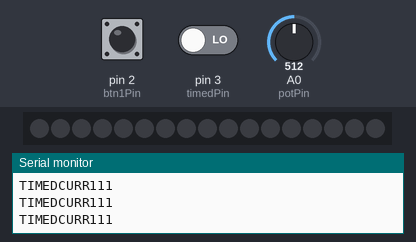
Recording of a sketch running on a simulated Arduino Uno, built with avr-gcc and run on an emulated ATmega328P. Parts: 17 RGB LEDs in strip order, left to right, the last lines printed to the serial monitor. The inputs (shaded band) are chosen by the test bench; at power-on: pin 2 (btn1Pin) LOW, A0 (potPin) = 512, pin 3 (timedPin) LOW. The local clock reads 2024-03-15 10:24:30 at power-on unless the sketch sets it.

Above: at 1.4 s.
1.5 s: pin 2 (btn1Pin) pulled HIGH for 0.35 s
At 3.0 s:
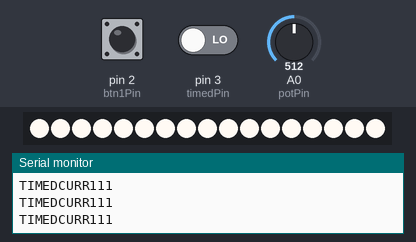
3.6 s: A0 (potPin) set to 401
5.4 s: A0 (potPin) set to 366
At 6.4 s:
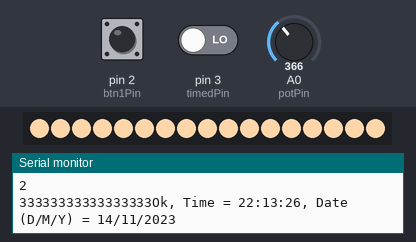
7.2 s: pin 3 (timedPin) driven HIGH
10.2 s: A0 (potPin) set to 122
At 11.7 s:
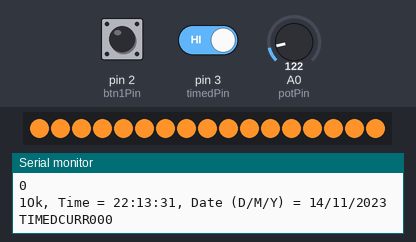
13.2 s: A0 (potPin) set to 141
At 14.5 s:
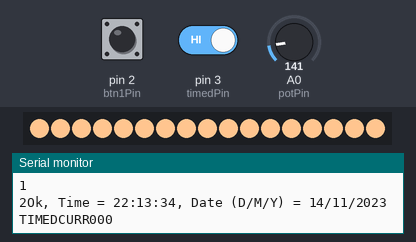
Timing chart, 0 to 16.2 s (numbered marks = the images above; inputs shaded):
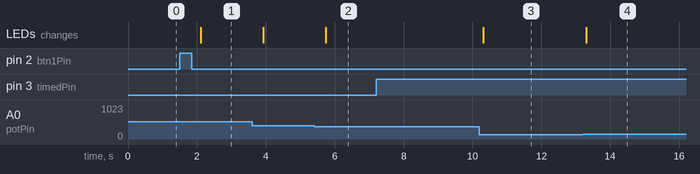

The sketch:

Smartlight.ino
```cpp
#include <Wire.h>
#include <TimeLib.h>
#include <DS1307RTC.h>
#include <FastLED.h>
#define CHIPSET     WS2811       // define the led type
#define NUM_LEDS_PER_STRIP 17   // total number of leds per strip
#define LED_PIN 6
#define COLOR_ORDER GRB
#define BRIGHTNESS  255
CRGB leds[NUM_LEDS_PER_STRIP];
// Farvetemperaturer
int color1 = 0xFF9329; // Candle
int color2 = 0xFFC58F; // Tungsten40W
int color3 = 0xFFD6AA; // Tungsten100W
int color4 = 0xFFF1E0; // Halogen
int color5 = 0xFFFAF4; // CarbonArc
int color6 = 0xFFFFFB; // HighNoonSUN
int color7 = 0xFFFFFF; // DirectSunlight
int color8 = 0xC9E2FF; // OvercastSky
int color9 = 0x409CFF; // ClearBlueSky
//OnOffSwitch
int LEDState = 0;
// Pin
int btn1Pin = 2;
//
int buttonNew;
int buttonOld = 1;
int currentColor;
int colorState = 0;
// Potentiometer
int lastPotValue;
// Pin
int potPin = A0;
//
int Mapped;
int newMapped;
// Clock
int timedPin = 3;
//
int timedBtnOld = 1;
int timedBtnNew;
int timedLedState = 0;
// timedclockcolor var
int currentTimedColor;

// buttonmanagement
int currentTimedValue;
int currentOnOffSwitch;


const char *monthName[12] = {
  "Jan", "Feb", "Mar", "Apr", "May", "Jun",
  "Jul", "Aug", "Sep", "Oct", "Nov", "Dec"
};

tmElements_t tm;
void setup() {
  bool parse=false;
  bool config=false;
  pinMode (btn1Pin, INPUT);
  pinMode(potPin, INPUT);
  pinMode(timedPin, INPUT);
  FastLED.addLeds<CHIPSET, LED_PIN, COLOR_ORDER>(leds, NUM_LEDS_PER_STRIP).setCorrection( TypicalSMD5050 );
  FastLED.setBrightness( BRIGHTNESS );
  for(int i = 0; i < NUM_LEDS_PER_STRIP; i++){
  leds[i]=CRGB::Black;
  FastLED.show();
  }

  // get the date and time the compiler was run
  if (getDate(__DATE__) && getTime(__TIME__)) {
    parse = true;
    // and configure the RTC with this info
    if (RTC.write(tm)) {
      config = true;
    }
  }
  Serial.begin(9600);
  while (!Serial) ; // wait for Arduino Serial Monitor
  delay(200);
  if (parse && config) {
    Serial.print("DS1307 configured Time=");
    Serial.print(__TIME__);
    Serial.print(", Date=");
    Serial.println(__DATE__);
  } else if (parse) {
    Serial.println("DS1307 Communication Error :-{");
    Serial.println("Please check your circuitry");
  } else {
    Serial.print("Could not parse info from the compiler, Time=\"");
    Serial.print(__TIME__);
    Serial.print("\", Date=\"");
    Serial.print(__DATE__);
    Serial.println("\"");
  }
}

bool getTime(const char *str)
{
  int Hour, Min, Sec;

  if (sscanf(str, "%d:%d:%d", &Hour, &Min, &Sec) != 3) return false;
  tm.Hour = Hour;
  tm.Minute = Min;
  tm.Second = Sec;
  return true;
}

bool getDate(const char *str)
{
  char Month[12];
  int Day, Year;
  uint8_t monthIndex;

  if (sscanf(str, "%s %d %d", Month, &Day, &Year) != 3) return false;
  for (monthIndex = 0; monthIndex < 12; monthIndex++) {
    if (strcmp(Month, monthName[monthIndex]) == 0) break;
  }
  if (monthIndex >= 12) return false;
  tm.Day = Day;
  tm.Month = monthIndex + 1;
  tm.Year = CalendarYrToTm(Year);
  return true;
}

void lightadjust() {
int potValue = analogRead(potPin);
Mapped = map(potValue, 0, 1023, 0, 2000);
newMapped = Mapped / 250;
if (newMapped != lastPotValue) {
  switch(newMapped) {
  case 0:
    for(int i = 0; i < NUM_LEDS_PER_STRIP; i++){
    leds[i]=color1;
    currentColor = color1;
    colorState = 1;
    FastLED.show(); }
    Serial.println("0");
    Serial.print(colorState);
    break;
  case 1:
    for(int i = 0; i < NUM_LEDS_PER_STRIP; i++){
    leds[i]=color2;
    currentColor = color2;
    colorState = 2;
    FastLED.show(); }
    Serial.println("1");
    Serial.print(colorState);
    break;
  case 2:
    Serial.println("2");
    for(int i = 0; i < NUM_LEDS_PER_STRIP; i++){
    leds[i]=color3;
    currentColor = color3;
    colorState = 3;
    Serial.print(colorState);
    FastLED.show(); }
    break;
  case 3:
    for(int i = 0; i < NUM_LEDS_PER_STRIP; i++){
    leds[i]=color4;
    currentColor = color4;
    colorState = 4;
    FastLED.show(); }
    Serial.println("3");
    Serial.print(colorState);
    break;
  case 4:
      for(int i = 0; i < NUM_LEDS_PER_STRIP; i++){
    leds[i]=color5;
    currentColor = color5;
    colorState = 5;
    FastLED.show(); }
    Serial.println("4");
    Serial.print(colorState);
    break;
  case 5:
      for(int i = 0; i < NUM_LEDS_PER_STRIP; i++){
    leds[i]=color6;
    currentColor = color6;
    colorState = 6;
    FastLED.show(); }
    Serial.println("5");
    Serial.print(colorState);
    break;
  case 6:
    for(int i = 0; i < NUM_LEDS_PER_STRIP; i++){
    leds[i]=color7;
    currentColor = color7;
    colorState = 7;
    FastLED.show(); }
    Serial.println("6");
    Serial.print(colorState);
    break;
  case 7:
    for(int i = 0; i < NUM_LEDS_PER_STRIP; i++){
    leds[i]=color8;
    currentColor = color8;
    colorState = 8;
    FastLED.show(); }
    Serial.println("7");
    Serial.print(colorState);
    break;
  default:
    Serial.println("Error");
    break;
    }
  lastPotValue = potValue;
    }
}

void timedLightOn()
{


int t = __TIME__;
  tmElements_t tm;
  RTC.read(tm);
      if(tm.Hour == 2 && tm.Minute == 13)
      {
      for(int i = 0; i < NUM_LEDS_PER_STRIP; i++){
      // leds[i] = color1;
      // currentTimedColor = color1;
      leds[i]=CRGB::Blue;
      currentTimedColor = CRGB::Blue;
      Serial.println("I WORK");
      Serial.println("I WORK");
      Serial.println("I WORK");
      FastLED.show(); }
      }
      if(tm.Hour = 2 && tm.Minute == 47)
      {
       for(int i = 0; i < NUM_LEDS_PER_STRIP; i++){
      leds[i] = color3;
      currentTimedColor = color3;
      FastLED.show(); }
      }
      if(tm.Hour = 11 && tm.Minute == 44)
      {
      for(int i = 0; i < NUM_LEDS_PER_STRIP; i++){
      leds[i] = color5;
      currentTimedColor = color5;
      FastLED.show(); }
      }
      if(tm.Hour = 11 && tm.Minute == 31)
      {
      for(int i = 0; i < NUM_LEDS_PER_STRIP; i++){
      leds[i] = color7;
      currentTimedColor = color7;
      FastLED.show();
}
}
}

void timedLightRead(){
  tmElements_t tm;
  if (RTC.read(tm)) {
    Serial.print("Ok, Time = ");
    print2digits(tm.Hour);
    Serial.write(':');
    print2digits(tm.Minute);
    Serial.write(':');
    print2digits(tm.Second);
    Serial.print(", Date (D/M/Y) = ");
    Serial.print(tm.Day);
    Serial.write('/');
    Serial.print(tm.Month);
    Serial.write('/');
    Serial.print(tmYearToCalendar(tm.Year));
    Serial.println();
  } else {
    if (RTC.chipPresent()) {
      Serial.println("The DS1307 is stopped.  Please run the SetTime");
      Serial.println("example to initialize the time and begin running.");
      Serial.println();
    } else {
      Serial.println("DS1307 read error!  Please check the circuitry.");
      Serial.println();
    }
  }
}

void print2digits(int number) {
  if (number >= 0 && number < 10) {
    Serial.write('0');
  }
  Serial.print(number);
}

void loop(){
int potValue = analogRead(potPin);
Mapped = map(potValue, 0, 1023, 0, 2000);
newMapped = Mapped / 250;
timedLightRead();

//Buttonmanagement
// TIMEDBUTTONMANAGEMENT
// Hvis timedtændt, tændt = sluk
if (currentTimedValue == 0 && currentOnOffSwitch == 0)
  {
  if(currentTimedValue != currentTimedValue)
   {
  for(int i = 0; i < NUM_LEDS_PER_STRIP; i++){
  leds[i] = CRGB::Black;
  FastLED.show(); }
   }
}
// HvisTimedSlukket, tændt = tænd timedlight
if (currentTimedValue == 1 && currentOnOffSwitch == 0)
  {
    if(currentTimedValue != currentTimedValue)
    {
       timedLightOn();
    }
}
// ONOFFSWITCHMANAGEMENT
// HvisTimedtændt, tændt = sluk alt
if (currentTimedValue == 0 && currentOnOffSwitch == 0)
  {
    if(currentTimedValue != currentTimedValue)
      {
      for(int i = 0; i < NUM_LEDS_PER_STRIP; i++){
      leds[i] = CRGB::Black;
      FastLED.show(); }
    }
}
// HvisTimedSlukket, tændt = sluk alt
if (currentTimedValue == 1 && currentOnOffSwitch == 0)
  {
    if(currentTimedValue != currentTimedValue)
      {
      for(int i = 0; i < NUM_LEDS_PER_STRIP; i++){
      leds[i] = CRGB::Black;
      FastLED.show(); }
    }
}
// HvisTimedtændt, slukket = forhold timedlighttændt
if (currentTimedValue == 1 && currentOnOffSwitch == 1)
  {
    if(currentTimedValue != currentTimedValue)
      {
      for(int i = 0; i < NUM_LEDS_PER_STRIP; i++){
      leds[i] = CRGB::Black;
      FastLED.show(); }
      Serial.println("TRUUUUUUUUUUUUUEE");
      }
}

timedBtnNew=digitalRead(timedPin);
if (timedLedState == 1){
  int currentTimedValue = 0;
  for(int i = 0; i < NUM_LEDS_PER_STRIP; i++){
  timedLightOn();
  leds[i] = currentTimedColor;
  FastLED.show(); }
  Serial.println("TIMEDCURR000");
    }
if (timedLedState == 0) {
  int currentTimedValue = 1;
  for(int i = 0; i < NUM_LEDS_PER_STRIP; i++){
  leds[i] = currentColor;
  Serial.println("TIMEDCURR111");
  FastLED.show(); }
}

if(timedBtnOld==0 && timedBtnNew==1){
  if (timedLedState==0){
    digitalWrite(LED_PIN,HIGH);
    timedLedState=1;
    Serial.print(__TIME__);
    Serial.println("timebuttonon");
  } else{
    digitalWrite(LED_PIN, LOW);
    timedLedState=0;
    Serial.println("timebuttonoff");
    Serial.print(__TIME__);
  }
}
timedBtnOld=timedBtnNew;


/// onOffSwitch();
buttonNew=digitalRead(btn1Pin);
if (LEDState == 1){
  int potValue = analogRead(potPin);
  Mapped = map(potValue, 0, 1023, 0, 2000);
  newMapped = Mapped / 250;
  lightadjust();

}

if(buttonOld==0 && buttonNew==1){
  if (LEDState==0){
    digitalWrite(LED_PIN,HIGH);
    LEDState=1;
    currentOnOffSwitch = 0;
    Serial.println("currentOnOffSwitch = 0");
    Serial.println("on");
    Serial.print(__TIME__);
    for(int i = 0; i < NUM_LEDS_PER_STRIP; i++){
    int potValue = analogRead(potPin);
    Mapped = map(potValue, 0, 1023, 0, 2000);
    newMapped = Mapped / 250;
    leds[i]=currentColor;
    Serial.print(colorState);
    FastLED.show(); }

  } else{
    digitalWrite(LED_PIN, LOW);
    LEDState=0;
    currentOnOffSwitch = 1;
    Serial.println("currentOnOffSwitch = 1");
    Serial.println("off");
    Serial.print(__TIME__);
    for(int i = 0; i < NUM_LEDS_PER_STRIP; i++){
    leds[i]=CRGB::Black;
    FastLED.show(); }
  }
}
buttonOld=buttonNew;
}
```

Measured:
- the behaviour switches between 384 and 383 on A0 (potPin) (found by bisection; images 1 and 2)
- the behaviour switches between 127 and 128 on A0 (potPin) (found by bisection; images 3 and 4)
- after the input at 1.5 s, the LEDs: change after 0.61 s (image 1)
- after the input at 5.4 s, the LEDs: change after 0.33 s (image 2)
- after the input at 10.2 s, the LEDs: change after 0.12 s (image 3)
- after the input at 13.2 s, the LEDs: change after 0.10 s (image 4)
